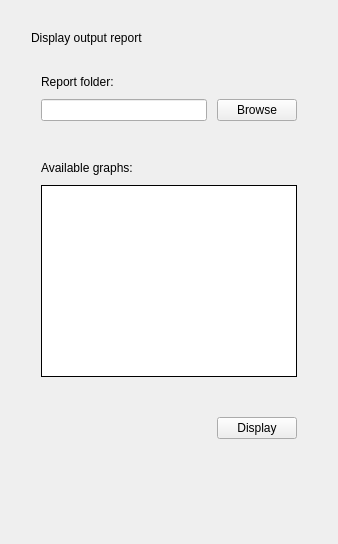
      <widget class="QWidget" name="reporter_tab">
       <attribute name="title">
        <string>Reporter</string>
       </attribute>
       <layout class="QGridLayout" name="gridLayout_4">
        <item row="0" column="0" colspan="2">
         <layout class="QVBoxLayout" name="verticalLayout_6">
          <property name="spacing">
           <number>20</number>
          </property>
          <property name="leftMargin">
           <number>20</number>
          </property>
          <property name="topMargin">
           <number>20</number>
          </property>
          <property name="rightMargin">
           <number>20</number>
          </property>
          <property name="bottomMargin">
           <number>20</number>
          </property>
          <item>
           <widget class="QLabel" name="label_15">
            <property name="text">
             <string>Display output report</string>
            </property>
           </widget>
          </item>
          <item>
           <layout class="QGridLayout" name="gridLayout_25">
            <property name="leftMargin">
             <number>10</number>
            </property>
            <property name="topMargin">
             <number>10</number>
            </property>
            <property name="rightMargin">
             <number>10</number>
            </property>
            <property name="bottomMargin">
             <number>10</number>
            </property>
            <property name="spacing">
             <number>10</number>
            </property>
            <item row="1" column="0">
             <widget class="QLineEdit" name="ReporterDataPath">
              <property name="sizePolicy">
               <sizepolicy hsizetype="Preferred" vsizetype="Fixed">
                <horstretch>0</horstretch>
                <verstretch>0</verstretch>
               </sizepolicy>
              </property>
              <property name="clearButtonEnabled">
               <bool>true</bool>
              </property>
             </widget>
            </item>
            <item row="0" column="0">
             <widget class="QLabel" name="label_34">
              <property name="sizePolicy">
               <sizepolicy hsizetype="Preferred" vsizetype="Fixed">
                <horstretch>0</horstretch>
                <verstretch>0</verstretch>
               </sizepolicy>
              </property>
              <property name="frameShape">
               <enum>QFrame::NoFrame</enum>
              </property>
              <property name="text">
               <string>Report folder:</string>
              </property>
              <property name="textFormat">
               <enum>Qt::AutoText</enum>
              </property>
             </widget>
            </item>
            <item row="1" column="1">
             <widget class="QPushButton" name="ReporterOutputBrowse">
              <property name="sizePolicy">
               <sizepolicy hsizetype="Fixed" vsizetype="Fixed">
                <horstretch>0</horstretch>
                <verstretch>0</verstretch>
               </sizepolicy>
              </property>
              <property name="text">
               <string>Browse</string>
              </property>
              <property name="autoDefault">
               <bool>false</bool>
              </property>
              <property name="default">
               <bool>false</bool>
              </property>
              <property name="flat">
               <bool>false</bool>
              </property>
             </widget>
            </item>
           </layout>
          </item>
          <item>
           <layout class="QGridLayout" name="gridLayout_26">
            <property name="leftMargin">
             <number>10</number>
            </property>
            <property name="topMargin">
             <number>10</number>
            </property>
            <property name="rightMargin">
             <number>10</number>
            </property>
            <property name="bottomMargin">
             <number>10</number>
            </property>
            <property name="spacing">
             <number>10</number>
            </property>
            <item row="1" column="1">
             <widget class="QListView" name="ReporterAvailableGraphsList">
              <property name="font">
               <font>
                <pointsize>13</pointsize>
               </font>
              </property>
              <property name="frameShape">
               <enum>QFrame::Box</enum>
              </property>
              <property name="frameShadow">
               <enum>QFrame::Plain</enum>
              </property>
              <property name="editTriggers">
               <set>QAbstractItemView::NoEditTriggers</set>
              </property>
              <property name="selectionMode">
               <enum>QAbstractItemView::MultiSelection</enum>
              </property>
             </widget>
            </item>
            <item row="0" column="1">
             <widget class="QLabel" name="label_37">
              <property name="sizePolicy">
               <sizepolicy hsizetype="Fixed" vsizetype="Fixed">
                <horstretch>0</horstretch>
                <verstretch>0</verstretch>
               </sizepolicy>
              </property>
              <property name="frameShape">
               <enum>QFrame::NoFrame</enum>
              </property>
              <property name="text">
               <string>Available graphs:</string>
              </property>
              <property name="textFormat">
               <enum>Qt::AutoText</enum>
              </property>
             </widget>
            </item>
           </layout>
          </item>
          <item>
           <layout class="QGridLayout" name="gridLayout_27">
            <property name="leftMargin">
             <number>10</number>
            </property>
            <property name="topMargin">
             <number>10</number>
            </property>
            <property name="rightMargin">
             <number>10</number>
            </property>
            <property name="bottomMargin">
             <number>10</number>
            </property>
            <property name="spacing">
             <number>10</number>
            </property>
            <item row="0" column="0">
             <widget class="QLabel" name="ReporterError">
              <property name="sizePolicy">
               <sizepolicy hsizetype="Preferred" vsizetype="Fixed">
                <horstretch>0</horstretch>
                <verstretch>0</verstretch>
               </sizepolicy>
              </property>
              <property name="palette">
               <palette>
                <active>
                 <colorrole role="WindowText">
                  <brush brushstyle="SolidPattern">
                   <color alpha="255">
                    <red>255</red>
                    <green>0</green>
                    <blue>0</blue>
                   </color>
                  </brush>
                 </colorrole>
                 <colorrole role="Text">
                  <brush brushstyle="SolidPattern">
                   <color alpha="255">
                    <red>255</red>
                    <green>0</green>
                    <blue>0</blue>
                   </color>
                  </brush>
                 </colorrole>
                 <colorrole role="ButtonText">
                  <brush brushstyle="SolidPattern">
                   <color alpha="255">
                    <red>255</red>
                    <green>0</green>
                    <blue>0</blue>
                   </color>
                  </brush>
                 </colorrole>
                 <colorrole role="HighlightedText">
                  <brush brushstyle="SolidPattern">
                   <color alpha="255">
                    <red>255</red>
                    <green>0</green>
                    <blue>0</blue>
                   </color>
                  </brush>
                 </colorrole>
                </active>
                <inactive>
                 <colorrole role="WindowText">
                  <brush brushstyle="SolidPattern">
                   <color alpha="255">
                    <red>0</red>
                    <green>0</green>
                    <blue>0</blue>
                   </color>
                  </brush>
                 </colorrole>
                 <colorrole role="Text">
                  <brush brushstyle="SolidPattern">
                   <color alpha="255">
                    <red>0</red>
                    <green>0</green>
                    <blue>0</blue>
                   </color>
                  </brush>
                 </colorrole>
                 <colorrole role="ButtonText">
                  <brush brushstyle="SolidPattern">
                   <color alpha="255">
                    <red>0</red>
                    <green>0</green>
                    <blue>0</blue>
                   </color>
                  </brush>
                 </colorrole>
                 <colorrole role="HighlightedText">
                  <brush brushstyle="SolidPattern">
                   <color alpha="255">
                    <red>255</red>
                    <green>255</green>
                    <blue>255</blue>
                   </color>
                  </brush>
                 </colorrole>
                </inactive>
                <disabled>
                 <colorrole role="WindowText">
                  <brush brushstyle="SolidPattern">
                   <color alpha="255">
                    <red>0</red>
                    <green>0</green>
                    <blue>0</blue>
                   </color>
                  </brush>
                 </colorrole>
                 <colorrole role="Text">
                  <brush brushstyle="SolidPattern">
                   <color alpha="255">
                    <red>0</red>
                    <green>0</green>
                    <blue>0</blue>
                   </color>
                  </brush>
                 </colorrole>
                 <colorrole role="ButtonText">
                  <brush brushstyle="SolidPattern">
                   <color alpha="255">
                    <red>0</red>
                    <green>0</green>
                    <blue>0</blue>
                   </color>
                  </brush>
                 </colorrole>
                 <colorrole role="HighlightedText">
                  <brush brushstyle="SolidPattern">
                   <color alpha="255">
                    <red>255</red>
                    <green>255</green>
                    <blue>255</blue>
                   </color>
                  </brush>
                 </colorrole>
                </disabled>
               </palette>
              </property>
              <property name="frameShape">
               <enum>QFrame::NoFrame</enum>
              </property>
              <property name="text">
               <string/>
              </property>
              <property name="textFormat">
               <enum>Qt::AutoText</enum>
              </property>
             </widget>
            </item>
            <item row="0" column="1">
             <widget class="QPushButton" name="ReporterDisplay">
              <property name="sizePolicy">
               <sizepolicy hsizetype="Fixed" vsizetype="Fixed">
                <horstretch>0</horstretch>
                <verstretch>0</verstretch>
               </sizepolicy>
              </property>
              <property name="text">
               <string>Display</string>
              </property>
              <property name="flat">
               <bool>false</bool>
              </property>
             </widget>
            </item>
            <item row="1" column="0">
             <widget class="QLabel" name="ReporterSuccess">
              <property name="sizePolicy">
               <sizepolicy hsizetype="Preferred" vsizetype="Fixed">
                <horstretch>0</horstretch>
                <verstretch>0</verstretch>
               </sizepolicy>
              </property>
              <property name="palette">
               <palette>
                <active>
                 <colorrole role="WindowText">
                  <brush brushstyle="SolidPattern">
                   <color alpha="255">
                    <red>0</red>
                    <green>255</green>
                    <blue>0</blue>
                   </color>
                  </brush>
                 </colorrole>
                 <colorrole role="Text">
                  <brush brushstyle="SolidPattern">
                   <color alpha="255">
                    <red>0</red>
                    <green>255</green>
                    <blue>0</blue>
                   </color>
                  </brush>
                 </colorrole>
                 <colorrole role="ButtonText">
                  <brush brushstyle="SolidPattern">
                   <color alpha="255">
                    <red>0</red>
                    <green>255</green>
                    <blue>0</blue>
                   </color>
                  </brush>
                 </colorrole>
                 <colorrole role="HighlightedText">
                  <brush brushstyle="SolidPattern">
                   <color alpha="255">
                    <red>0</red>
                    <green>255</green>
                    <blue>0</blue>
                   </color>
                  </brush>
                 </colorrole>
                </active>
                <inactive>
                 <colorrole role="WindowText">
                  <brush brushstyle="SolidPattern">
                   <color alpha="255">
                    <red>0</red>
                    <green>0</green>
                    <blue>0</blue>
                   </color>
                  </brush>
                 </colorrole>
                 <colorrole role="Text">
                  <brush brushstyle="SolidPattern">
                   <color alpha="255">
                    <red>0</red>
                    <green>0</green>
                    <blue>0</blue>
                   </color>
                  </brush>
                 </colorrole>
                 <colorrole role="ButtonText">
                  <brush brushstyle="SolidPattern">
                   <color alpha="255">
                    <red>0</red>
                    <green>0</green>
                    <blue>0</blue>
                   </color>
                  </brush>
                 </colorrole>
                 <colorrole role="HighlightedText">
                  <brush brushstyle="SolidPattern">
                   <color alpha="255">
                    <red>255</red>
                    <green>255</green>
                    <blue>255</blue>
                   </color>
                  </brush>
                 </colorrole>
                </inactive>
                <disabled>
                 <colorrole role="WindowText">
                  <brush brushstyle="SolidPattern">
                   <color alpha="255">
                    <red>0</red>
                    <green>0</green>
                    <blue>0</blue>
                   </color>
                  </brush>
                 </colorrole>
                 <colorrole role="Text">
                  <brush brushstyle="SolidPattern">
                   <color alpha="255">
                    <red>0</red>
                    <green>0</green>
                    <blue>0</blue>
                   </color>
                  </brush>
                 </colorrole>
                 <colorrole role="ButtonText">
                  <brush brushstyle="SolidPattern">
                   <color alpha="255">
                    <red>0</red>
                    <green>0</green>
                    <blue>0</blue>
                   </color>
                  </brush>
                 </colorrole>
                 <colorrole role="HighlightedText">
                  <brush brushstyle="SolidPattern">
                   <color alpha="255">
                    <red>255</red>
                    <green>255</green>
                    <blue>255</blue>
                   </color>
                  </brush>
                 </colorrole>
                </disabled>
               </palette>
              </property>
              <property name="frameShape">
               <enum>QFrame::NoFrame</enum>
              </property>
              <property name="text">
               <string/>
              </property>
              <property name="textFormat">
               <enum>Qt::AutoText</enum>
              </property>
             </widget>
            </item>
           </layout>
          </item>
         </layout>
        </item>
        <item row="7" column="0">
         <spacer name="verticalSpacer_6">
          <property name="orientation">
           <enum>Qt::Vertical</enum>
          </property>
          <property name="sizeHint" stdset="0">
           <size>
            <width>20</width>
            <height>40</height>
           </size>
          </property>
         </spacer>
        </item>
       </layout>
      </widget>
